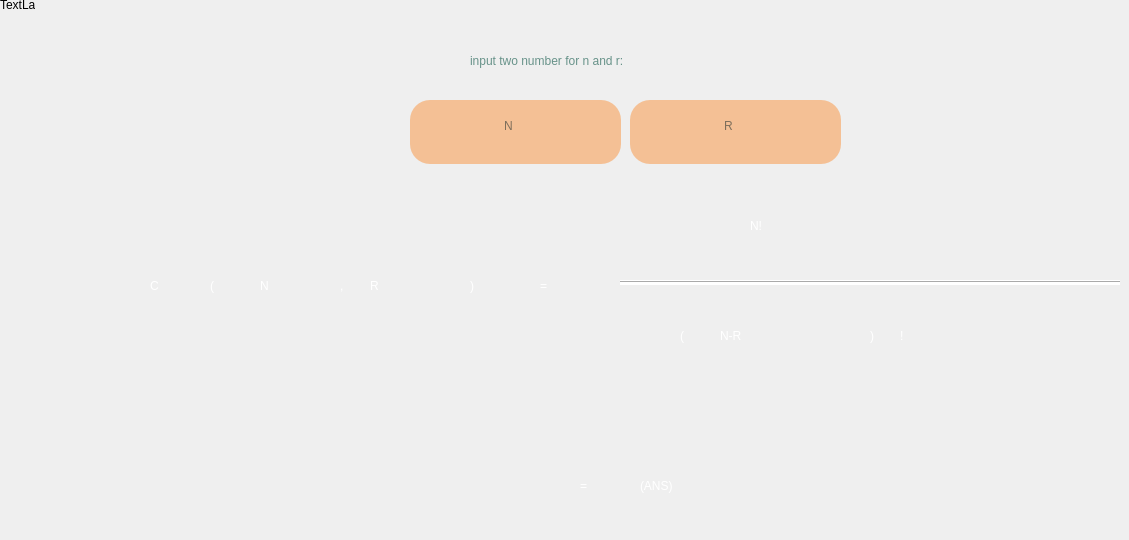
      <widget class="QWidget" name="permutation_4">
       <widget class="QLabel" name="label_194">
        <property name="geometry">
         <rect>
          <x>0</x>
          <y>0</y>
          <width>35</width>
          <height>10</height>
         </rect>
        </property>
        <property name="text">
         <string>TextLabel</string>
        </property>
       </widget>
       <widget class="QLabel" name="label_195">
        <property name="geometry">
         <rect>
          <x>340</x>
          <y>240</y>
          <width>21</width>
          <height>91</height>
         </rect>
        </property>
        <property name="styleSheet">
         <string notr="true">color: white;
font: 28pt &quot;Cascadia Code&quot;;</string>
        </property>
        <property name="text">
         <string>,</string>
        </property>
       </widget>
       <widget class="QLabel" name="label_196">
        <property name="geometry">
         <rect>
          <x>900</x>
          <y>290</y>
          <width>51</width>
          <height>91</height>
         </rect>
        </property>
        <property name="styleSheet">
         <string notr="true">color: white;
font: 28pt &quot;Cascadia Code&quot;;</string>
        </property>
        <property name="text">
         <string>!</string>
        </property>
       </widget>
       <widget class="QLabel" name="label_197">
        <property name="geometry">
         <rect>
          <x>210</x>
          <y>240</y>
          <width>51</width>
          <height>91</height>
         </rect>
        </property>
        <property name="styleSheet">
         <string notr="true">color: white;
font: 28pt &quot;Cascadia Code&quot;;</string>
        </property>
        <property name="text">
         <string>(</string>
        </property>
       </widget>
       <widget class="QTextEdit" name="textEdit_23">
        <property name="geometry">
         <rect>
          <x>630</x>
          <y>100</y>
          <width>211</width>
          <height>64</height>
         </rect>
        </property>
        <property name="styleSheet">
         <string notr="true">background-color: #f4c095;
border-radius: 20px;
color: #071e22;
font: 63 13pt &quot;Bahnschrift SemiBold&quot;;
padding-left: 90px;
padding-top: 15px;</string>
        </property>
        <property name="placeholderText">
         <string>R</string>
        </property>
       </widget>
       <widget class="QLabel" name="label_198">
        <property name="geometry">
         <rect>
          <x>750</x>
          <y>180</y>
          <width>131</width>
          <height>91</height>
         </rect>
        </property>
        <property name="styleSheet">
         <string notr="true">color: white;
font: 28pt &quot;Cascadia Code&quot;;</string>
        </property>
        <property name="text">
         <string>N!</string>
        </property>
       </widget>
       <widget class="QLabel" name="label_199">
        <property name="geometry">
         <rect>
          <x>870</x>
          <y>290</y>
          <width>31</width>
          <height>91</height>
         </rect>
        </property>
        <property name="styleSheet">
         <string notr="true">color: white;
font: 28pt &quot;Cascadia Code&quot;;</string>
        </property>
        <property name="text">
         <string>)</string>
        </property>
       </widget>
       <widget class="QLabel" name="label_200">
        <property name="geometry">
         <rect>
          <x>720</x>
          <y>290</y>
          <width>151</width>
          <height>91</height>
         </rect>
        </property>
        <property name="styleSheet">
         <string notr="true">color: white;
font: 28pt &quot;Cascadia Code&quot;;</string>
        </property>
        <property name="text">
         <string>N-R</string>
        </property>
       </widget>
       <widget class="QTextEdit" name="textEdit_24">
        <property name="geometry">
         <rect>
          <x>410</x>
          <y>100</y>
          <width>211</width>
          <height>64</height>
         </rect>
        </property>
        <property name="styleSheet">
         <string notr="true">background-color: #f4c095;
border-radius: 20px;
color: #071e22;
font: 63 13pt &quot;Bahnschrift SemiBold&quot;;
padding-left: 90px;
padding-top: 15px;</string>
        </property>
        <property name="placeholderText">
         <string>N</string>
        </property>
       </widget>
       <widget class="QLabel" name="label_201">
        <property name="geometry">
         <rect>
          <x>370</x>
          <y>240</y>
          <width>91</width>
          <height>91</height>
         </rect>
        </property>
        <property name="styleSheet">
         <string notr="true">color: white;
font: 28pt &quot;Cascadia Code&quot;;</string>
        </property>
        <property name="text">
         <string>R</string>
        </property>
       </widget>
       <widget class="QLabel" name="label_202">
        <property name="geometry">
         <rect>
          <x>540</x>
          <y>240</y>
          <width>51</width>
          <height>91</height>
         </rect>
        </property>
        <property name="styleSheet">
         <string notr="true">color: white;
font: 28pt &quot;Cascadia Code&quot;;</string>
        </property>
        <property name="text">
         <string>=</string>
        </property>
       </widget>
       <widget class="QLabel" name="label_203">
        <property name="geometry">
         <rect>
          <x>580</x>
          <y>440</y>
          <width>51</width>
          <height>91</height>
         </rect>
        </property>
        <property name="styleSheet">
         <string notr="true">color: white;
font: 28pt &quot;Cascadia Code&quot;;</string>
        </property>
        <property name="text">
         <string>=</string>
        </property>
       </widget>
       <widget class="QLabel" name="label_204">
        <property name="geometry">
         <rect>
          <x>260</x>
          <y>240</y>
          <width>71</width>
          <height>91</height>
         </rect>
        </property>
        <property name="styleSheet">
         <string notr="true">color: white;
font: 28pt &quot;Cascadia Code&quot;;</string>
        </property>
        <property name="text">
         <string>N</string>
        </property>
       </widget>
       <widget class="QLabel" name="label_205">
        <property name="geometry">
         <rect>
          <x>470</x>
          <y>240</y>
          <width>51</width>
          <height>91</height>
         </rect>
        </property>
        <property name="styleSheet">
         <string notr="true">color: white;
font: 28pt &quot;Cascadia Code&quot;;</string>
        </property>
        <property name="text">
         <string>)</string>
        </property>
       </widget>
       <widget class="QLabel" name="label_206">
        <property name="geometry">
         <rect>
          <x>150</x>
          <y>240</y>
          <width>51</width>
          <height>91</height>
         </rect>
        </property>
        <property name="styleSheet">
         <string notr="true">color: white;
font: 28pt &quot;Cascadia Code&quot;;</string>
        </property>
        <property name="text">
         <string>C</string>
        </property>
       </widget>
       <widget class="QLabel" name="label_207">
        <property name="geometry">
         <rect>
          <x>470</x>
          <y>50</y>
          <width>411</width>
          <height>21</height>
         </rect>
        </property>
        <property name="styleSheet">
         <string notr="true">color: #679289;
font: 12pt &quot;Arial&quot;;</string>
        </property>
        <property name="text">
         <string>input two number for n and r:</string>
        </property>
       </widget>
       <widget class="QLabel" name="label_208">
        <property name="geometry">
         <rect>
          <x>640</x>
          <y>440</y>
          <width>251</width>
          <height>91</height>
         </rect>
        </property>
        <property name="styleSheet">
         <string notr="true">color: white;
font: 28pt &quot;Cascadia Code&quot;;</string>
        </property>
        <property name="text">
         <string>(ANS)</string>
        </property>
       </widget>
       <widget class="QLabel" name="label_209">
        <property name="geometry">
         <rect>
          <x>680</x>
          <y>290</y>
          <width>31</width>
          <height>91</height>
         </rect>
        </property>
        <property name="styleSheet">
         <string notr="true">color: white;
font: 28pt &quot;Cascadia Code&quot;;</string>
        </property>
        <property name="text">
         <string>(</string>
        </property>
       </widget>
       <widget class="Line" name="line_12">
        <property name="geometry">
         <rect>
          <x>620</x>
          <y>280</y>
          <width>500</width>
          <height>5</height>
         </rect>
        </property>
        <property name="minimumSize">
         <size>
          <width>0</width>
          <height>2</height>
         </size>
        </property>
        <property name="styleSheet">
         <string notr="true">background-color: rgb(255, 255, 255);</string>
        </property>
        <property name="orientation">
         <enum>Qt::Horizontal</enum>
        </property>
       </widget>
      </widget>
